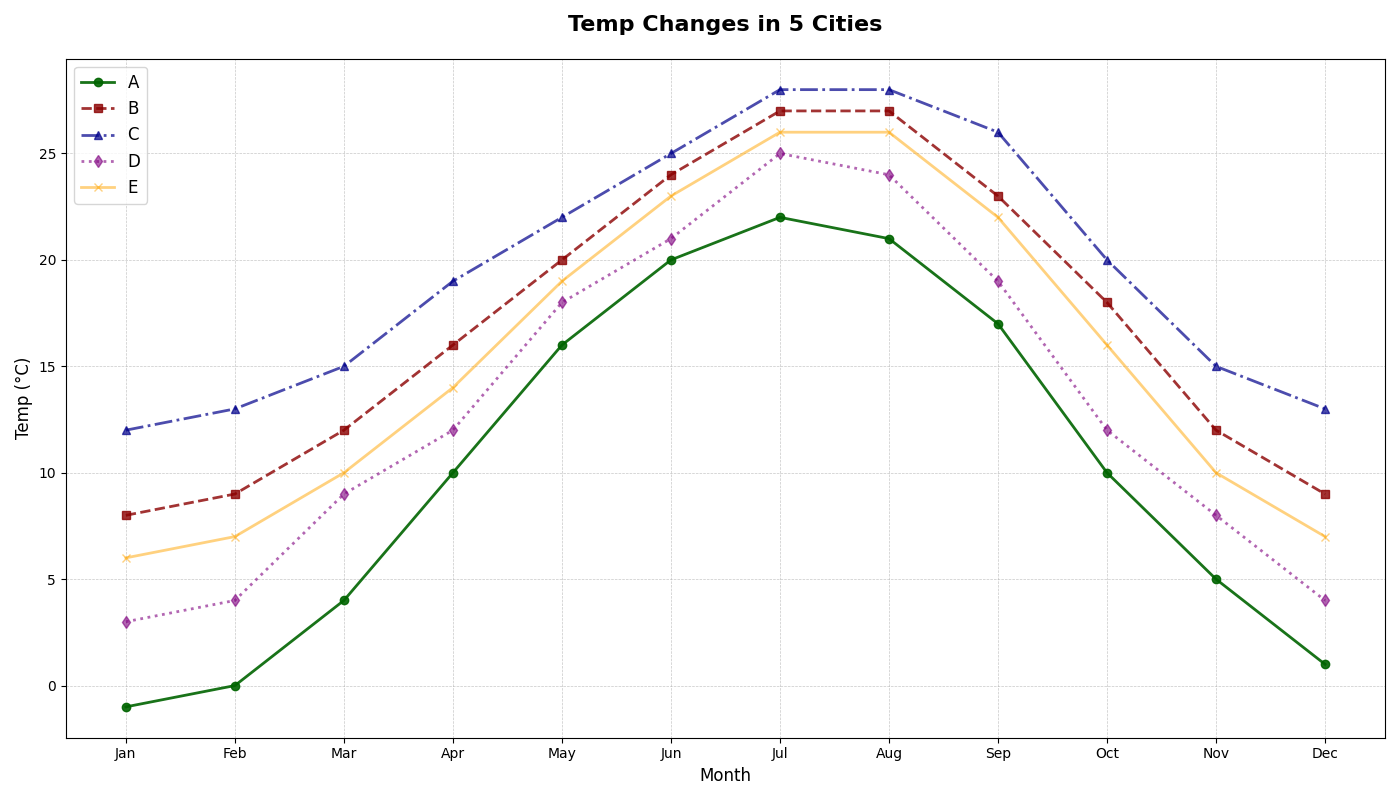

The script that drew this image:
import matplotlib.pyplot as plt
import numpy as np

months = np.arange(1, 13)
city1_temps = [-1, 0, 4, 10, 16, 20, 22, 21, 17, 10, 5, 1]
city2_temps = [8, 9, 12, 16, 20, 24, 27, 27, 23, 18, 12, 9]
city3_temps = [12, 13, 15, 19, 22, 25, 28, 28, 26, 20, 15, 13]
city4_temps = [3, 4, 9, 12, 18, 21, 25, 24, 19, 12, 8, 4]
city5_temps = [6, 7, 10, 14, 19, 23, 26, 26, 22, 16, 10, 7]

fig, ax = plt.subplots(figsize=(14, 8))

ax.plot(months, city1_temps, marker='o', linestyle='-', color='darkgreen', linewidth=2, label='A', alpha=0.9)
ax.plot(months, city2_temps, marker='s', linestyle='--', color='darkred', linewidth=2, label='B', alpha=0.8)
ax.plot(months, city3_temps, marker='^', linestyle='-.', color='darkblue', linewidth=2, label='C', alpha=0.7)
ax.plot(months, city4_temps, marker='d', linestyle=':', color='purple', linewidth=2, label='D', alpha=0.6)
ax.plot(months, city5_temps, marker='x', linestyle='-', color='orange', linewidth=2, label='E', alpha=0.5)

plt.title('Temp Changes in 5 Cities', fontsize=16, fontweight='bold', pad=20)
plt.xlabel('Month', fontsize=12)
plt.ylabel('Temp (°C)', fontsize=12)

plt.xticks(months, ['Jan', 'Feb', 'Mar', 'Apr', 'May', 'Jun', 'Jul', 'Aug', 'Sep', 'Oct', 'Nov', 'Dec'])

plt.grid(True, linestyle='--', linewidth=0.5, alpha=0.7)

plt.legend(loc='upper left', fontsize=12)

plt.tight_layout()
plt.show()
